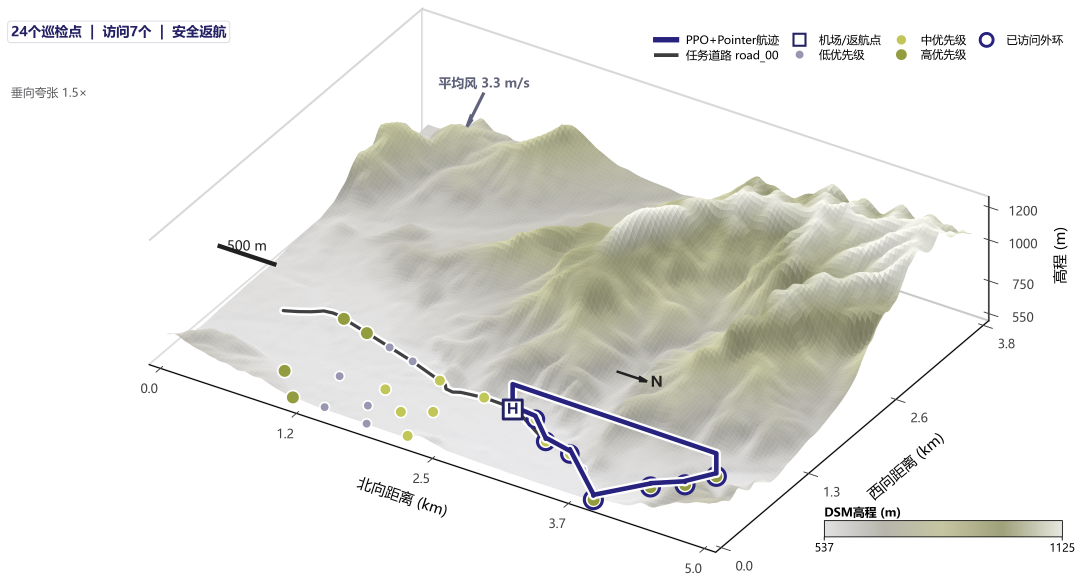
#> input picture paper_runs/multimap_v3_2_14/figures/paper_final/review/figV01_3d_taihang_route_deuteranopia.png, 4322 x 2324 px (shown at 1/4 size)
$ python -i v3_2_14_drones_style_v7.py   (imports and definitions only)
#> lines starting #> are read from the running program, lines starting #| are printed output that depends on the picture; after the words box and inside, x2 and y2 are one past the last pixel; in counts of white or black regions, pixels touching at a corner belong together
"""v3.2.14 冻结结果的 v7 Drones 风格全套科研图。

本脚本只读取已冻结的结果、训练日志和既有可编辑工程；不训练、不评价、
不选择代表任务，也不改变任何统计量。所有可调制图参数集中在本文件顶部。
"""

from __future__ import annotations

import argparse
import hashlib
import json
import math
import shutil
from pathlib import Path
from typing import Callable, Iterable

import matplotlib as mpl
import matplotlib.pyplot as plt
import numpy as np
import pandas as pd
from PIL import Image
from scipy.stats import gaussian_kde


REPO = Path(r"C:\Users\xsp\Desktop\DRL代码")
FIGURES_ROOT = REPO / "paper_runs" / "multimap_v3_2_14" / "figures"
V3 = FIGURES_ROOT / "paper_redraw_multibackend_v3"
V4 = FIGURES_ROOT / "paper_redraw_multibackend_v4_training_corrected"
V6 = FIGURES_ROOT / "paper_redraw_multibackend_v6_learning_curves_dual_evidence"
OUTPUT = FIGURES_ROOT / "paper_redraw_multibackend_v7_drones_style_fullsuite"
EDITABLE_UPSTREAM = REPO / "paper_delivery" / "EAAI_format_translation_v4_2026-08-30" / "figures" / "editable"

# 关键可调参数：修改后会同时影响中英文导出，保证双语版本视觉编码一致。
CORE_COLORS = {"full": "#0072B2", "a2c_pointer": "#E69F00", "traditional_ppo": "#009E73"}
OTHER_COLORS = {
    "priority_resource_greedy": "#6C71C4", "aco": "#CC79A7", "milp": "#333333",
    "no_priority_bias": "#8C564B", "no_domain_randomization": "#7F7F7F",
    "no_resource_shaping": "#BCBD22", "no_return_reserve": "#9467BD",
    "a_star": "#4C78A8", "exact_pareto_dp": "#59A14F", "nearest_feasible": "#F28E2B",
    "ga": "#B279A2", "pso": "#76B7B2", "sa": "#EDC948",
}
COLORS = {**OTHER_COLORS, **CORE_COLORS}
LINESTYLES = {"full": "-", "a2c_pointer": "--", "traditional_ppo": "-."}
MARKERS = {"full": "o", "a2c_pointer": "s", "traditional_ppo": "^"}
MODEL_ORDER = ("full", "a2c_pointer", "traditional_ppo", "priority_resource_greedy", "aco", "milp")
LEARNING_ORDER = (
    "full", "a2c_pointer", "traditional_ppo", "no_priority_bias",
    "no_domain_randomization", "no_resource_shaping", "no_return_reserve",
)
LABELS_ZH = {
    "full": "PPO+Pointer", "a2c_pointer": "A2C+Pointer", "traditional_ppo": "传统PPO",
    "priority_resource_greedy": "优先级-资源贪心", "aco": "ACO", "milp": "MILP",
    "no_priority_bias": "无优先级偏置", "no_domain_randomization": "无域随机化",
    "no_resource_shaping": "无资源塑形", "no_return_reserve": "无返航储备掩码",
    "a_star": "A*", "exact_pareto_dp": "精确Pareto DP", "nearest_feasible": "最近可行",
    "ga": "GA", "pso": "PSO", "sa": "SA",
}
LABELS_EN = {
    "full": "PPO+Pointer", "a2c_pointer": "A2C+Pointer", "traditional_ppo": "Traditional PPO",
    "priority_resource_greedy": "Priority-resource greedy", "aco": "ACO", "milp": "MILP",
    "no_priority_bias": "No priority bias", "no_domain_randomization": "No domain randomization",
    "no_resource_shaping": "No resource shaping", "no_return_reserve": "No return-reserve mask",
    "a_star": "A*", "exact_pareto_dp": "Exact Pareto DP", "nearest_feasible": "Nearest feasible",
    "ga": "GA", "pso": "PSO", "sa": "SA",
}
WIDTH_MM = {fid: 190 for fid in [f"M{i:02d}" for i in range(1, 11)] + [f"S{i:02d}" for i in range(1, 10)] + ["V01", "V02"]}
# [2 lines not run here, left out]
HEIGHT_MM = {
    "M01": 150, "M02": 142, "M03": 104, "M04": 160, "M05": 96,
    "M06": 112, "M07": 116, "M08": 92, "M09": 112, "M10": 112,
    "S01": 116, "S02": 102, "S03": 118, "S04": 94, "S05": 176,
    "S06": 116, "S07": 112, "S08": 108, "S09": 112, "V01": 180, "V02": 150,
}
TICK_PT, AXIS_PT, LEGEND_PT = 8.0, 9.0, 8.0
AXIS_LW, GRID_LW, MAIN_LW, SEED_LW = 0.8, 0.5, 1.45, 0.6
PAD_MM, PNG_DPI = 1.5, 600
TIFF_1000_IDS = {"M02", "M03", "M04", "M05", "M06", "M07", "M08", "M10", "S01", "S02", "S03", "S06", "S07", "S09"}
ORIGIN_IDS = {"M02", "M03", "M04", "M05", "M07", "M08", "M10", "S02", "S03", "S07"}
PYTHON_IDS = {"M01", "M06", "M09", "S01", "S04", "S05", "S06", "S08", "S09", "V01"}
ALL_IDS = [f"M{i:02d}" for i in range(1, 11)] + [f"S{i:02d}" for i in range(1, 10)] + ["V01", "V02"]


CAPTIONS_EN = {
    "M01": "Map-level distributions of priority-weighted coverage in unseen synthetic maps and real DSM maps. Half-eye densities, individual maps, and medians preserve the map as the independent unit.",
    "M02": "Paired map-level percentage-point differences between PPO+Pointer and three comparators under known domain shift and hidden model/perception mismatch. Points are estimates and lines are uncertainty intervals.",
    "M03": "Priority-stratum coverage for PPO+Pointer and the no-priority-bias ablation. Connecting segments represent paired strata rather than independent samples.",
    "M04": "Budget utilization of safe routes, with raw medians and safety shares retained in the row labels.",
    "M05": "Empirical cumulative distributions of online planning time across frozen evaluation tasks.",
    "M06": "External fixed-validation learning curves for safe weighted coverage on 108 tasks. Pale lines are five independent training seeds; bold lines and bands are the seed median and IQR at each checkpoint.",
    "M07": "Training stability and sample-efficiency dimensions in the common D7 interaction window. Points show medians and horizontal intervals show seed-level IQRs.",
    "M08": "Map-level task-effectiveness estimates and uncertainty intervals in unseen synthetic and real DSM domains.",
    "M09": "Retention of safe weighted coverage under known and hidden robustness perturbations.",
    "M10": "Paired ablation effects on safe weighted coverage. Positive values favor PPO+Pointer; stars indicate Holm-adjusted significance.",
    "S01": "Performance profiles of task-level regret relative to the best safe weighted coverage achieved on the same task.",
    "S02": "Task effectiveness versus P95 online planning time in unseen synthetic and real DSM domains.",
    "S03": "Oracle-regret ranges and planning-time annotations for classical search and optimization methods.",
    "S04": "Scenario-stratified training-batch performance for the three core learned models.",
    "S05": "Direction-aligned safety diagnostics under known and hidden perturbations; larger values are uniformly better.",
    "S06": "Training-batch priority-weighted coverage for seven models. Lines and bands are seed medians and IQRs; this is training evidence, not external validation.",
    "S07": "Normalized D1-D7 dimensions and the post-hoc, weight-dependent composite score.",
    "S08": "Sensitivity of PPO+Pointer first-place share to the operational floor and the combined D6+D7 training weight.",
    "S09": "Training-return dynamics for the three core learned models. Each observation is the mean episode return of one 16-episode training batch; pale lines are independent seeds and bold lines/bands are the seed median/IQR without temporal smoothing.",
    "V01": "Descriptive route comparison on the frozen representative synthetic task; the task was not selected by outcome.",
    "V02": "Descriptive three-dimensional route comparison on the frozen representative real-DSM task; the task was not selected by outcome.",
}
CAPTIONS_ZH = {
    "M01": "未见合成地图与真实DSM地图上优先级加权覆盖率的地图级分布。半眼密度、地图散点和中位线均以地图为独立单位。",
    "M02": "在已知域偏移及隐藏模型/感知错配下，PPO+Pointer相对三种比较算法的地图级配对百分点差异。点为估计值，线为不确定性区间。",
    "M03": "PPO+Pointer与无优先级偏置消融的分优先级覆盖率；连接线表示同一分层的配对比较。",
    "M04": "安全路线的预算利用率；行标签同时保留原始中位数与安全路线占比。",
    "M05": "冻结评价任务上在线规划时间的经验累积分布。",
    "M06": "固定108任务外部验证的安全加权覆盖率学习曲线。淡线为5个独立训练种子，粗线与阴影为各检查点的种子中位数和四分位距。",
    "M07": "D7公共交互窗口内的训练稳定性与样本效率维度。点为种子中位数，横线为种子四分位距。",
    "M08": "未见合成与真实DSM域上的地图级任务效能估计及不确定性区间。",
    "M09": "已知与隐藏鲁棒性扰动下安全加权覆盖率的保持率。",
    "M10": "安全加权覆盖率的配对消融效应。正值支持PPO+Pointer，星号表示Holm校正后显著。",
    "S01": "相对同任务最佳安全加权覆盖率的任务级regret性能剖面。",
    "S02": "未见合成与真实DSM域上的任务效能与P95在线规划时间权衡。",
    "S03": "经典搜索与优化方法的Oracle regret区间及规划时间标注。",
    "S04": "三个核心学习模型的训练批次场景分层表现。",
    "S05": "已知与隐藏扰动下的统一方向安全诊断；所有单元格均为越大越优。",
    "S06": "七模型训练批次优先级加权覆盖率。线和阴影为种子中位数与四分位距；本图是训练证据而非外部验证。",
    "S07": "归一化D1-D7维度及事后、权重依赖的综合得分。",
    "S08": "PPO+Pointer第一名占比对运行区间下限及D6+D7训练权重的敏感性。",
    "S09": "三个核心学习模型的训练回报动态。每个观测是16回合训练批次的平均episode return；淡线为独立种子，粗线和阴影为种子中位数与四分位距，未做时间平滑。",
    "V01": "冻结代表性合成任务上的描述性路线比较；该任务未按结果选择。",
    "V02": "冻结代表性真实DSM任务上的描述性三维路线比较；该任务未按结果选择。",
}


# [6 lines left out: function sha256, not called in this run]


def labels(language: str) -> dict[str, str]:
    return LABELS_EN if language == "en" else LABELS_ZH


# [10 lines left out: function configure, not called in this run]


def mm(width: float, height: float) -> tuple[float, float]:
    return width / 25.4, height / 25.4


def make_figure(fid: str, language: str) -> tuple[plt.Figure, plt.Axes]:
    configure(language)
    return plt.subplots(figsize=mm(WIDTH_MM[fid], HEIGHT_MM[fid]))


# [90 lines left out: functions finish_axis, legend_top, translated_domain, build_s09, prepare_sources, not called in this run]


def read_source(fid: str) -> pd.DataFrame:
    return pd.read_csv(OUTPUT / "source_data" / f"{fid}_source_data.csv")


# [96 lines left out: functions plot_m01, plot_m02, plot_m03, plot_m04, plot_m05, plot_learning, not called in this run]


def plot_m06(frame: pd.DataFrame, language: str) -> plt.Figure:
    return plot_learning(frame,"M06",language,"safe_weighted_coverage",CORE_COLORS,True)


# [112 lines left out: functions plot_m07, plot_m08, heatmap, plot_m09, plot_m10, plot_s01 and 4 more, not called in this run]


def plot_s06(frame: pd.DataFrame, language: str) -> plt.Figure:
    return plot_learning(frame,"S06",language,"mean_weighted_coverage",LEARNING_ORDER,False)


# [18 lines left out: functions plot_s07, plot_s08, not called in this run]


def plot_s09(frame: pd.DataFrame, language: str) -> plt.Figure:
    return plot_learning(frame,"S09",language,"mean_return",CORE_COLORS,True)


# [13 lines left out: function plot_v01, not called in this run]


PLOTTERS: dict[str, Callable[[pd.DataFrame, str], plt.Figure]] = {
    "M01":plot_m01,"M02":plot_m02,"M03":plot_m03,"M04":plot_m04,"M05":plot_m05,
    "M06":plot_m06,"M07":plot_m07,"M08":plot_m08,"M09":plot_m09,"M10":plot_m10,
    "S01":plot_s01,"S02":plot_s02,"S03":plot_s03,"S04":plot_s04,"S05":plot_s05,
    "S06":plot_s06,"S07":plot_s07,"S08":plot_s08,"S09":plot_s09,"V01":plot_v01,
}


def tier(fid: str) -> str:
    return "main" if fid.startswith("M") else ("supplementary" if fid.startswith("S") else "visual")


# [35 lines left out: functions fit_outer_margins, save_figure, write_figure_metadata, not called in this run]


def normalize_spatial_raster(path: Path, dpi: int = 600, target_width_mm: float = 190.0) -> float:
    """裁掉三维渲染器固有外白边并保持1.5 mm安全边距，再归一到190 mm宽。"""
#> called with dpi = 600, target_width_mm = 190
    with Image.open(path) as opened:
#> opened is the input picture: PIL image 4322x2324 RGB; mean R, G, B 232.9, 232.7, 229.5
        image=opened.convert("RGB"); array=np.asarray(image); mask=np.any(array<250,axis=2)
#> after `mask = np.any(array < 250, axis=2)`:
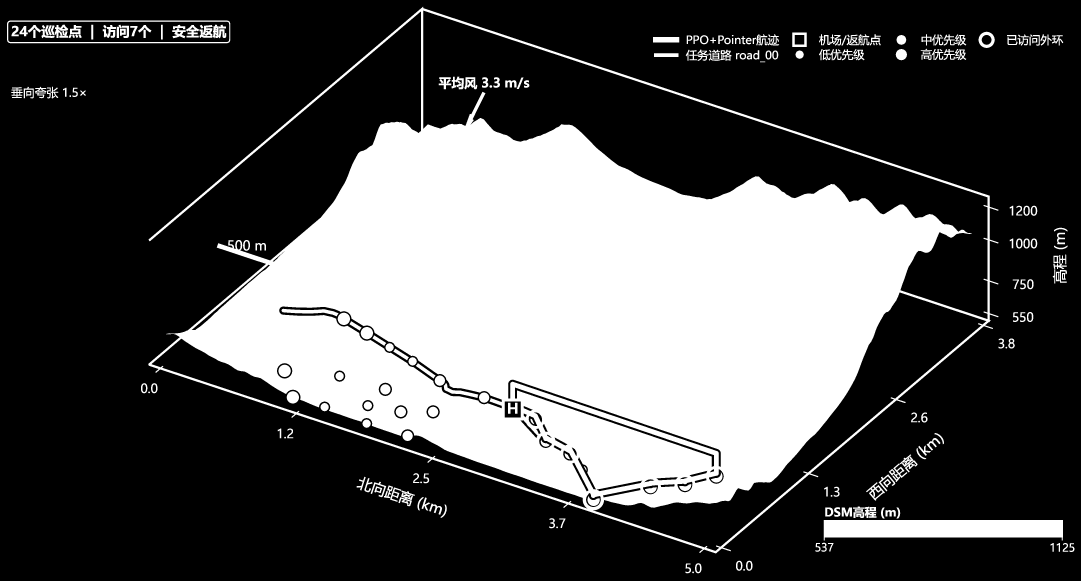
#> mask: shape (2324, 4322) bool (shown at 1/4 size); 31.6% white; 260 white regions (3 under 20 px), largest, box (x1, y1, x2, y2) and area: (593, 27, 3994, 2214) 2947770, (3295, 2080, 4252, 2162) 67086, (28, 82, 921, 173) 9576
        rows,cols=np.where(mask)
        if not len(rows): raise RuntimeError(f"空间图为空: {path}")
        pad=round(PAD_MM/25.4*dpi); left=max(0,int(cols.min())-pad); right=min(image.width,int(cols.max())+1+pad)
#> after `left = max(0, int(cols.min()) - pad)`: left = 0
#> after `right = min(image.width, int(cols.max()) + 1 + pad)`: right = 4322
        top=max(0,int(rows.min())-pad); bottom=min(image.height,int(rows.max())+1+pad)
#> after `top = max(0, int(rows.min()) - pad)`: top = 0
#> after `bottom = min(image.height, int(rows.max()) + 1 + pad)`: bottom = 2324
        cropped=image.crop((left,top,right,bottom)); target_width=round(target_width_mm/25.4*dpi)
        target_height=round(cropped.height*target_width/cropped.width)
        resized=cropped.resize((target_width,target_height),Image.Resampling.LANCZOS)
#> (the run stopped early here; a loop or call above may not have finished)

$ run again, on paper_runs/multimap_v3_2_14/figures/paper_redraw_multibackend_v3/main/M04_能耗、航程与总任务时间.png
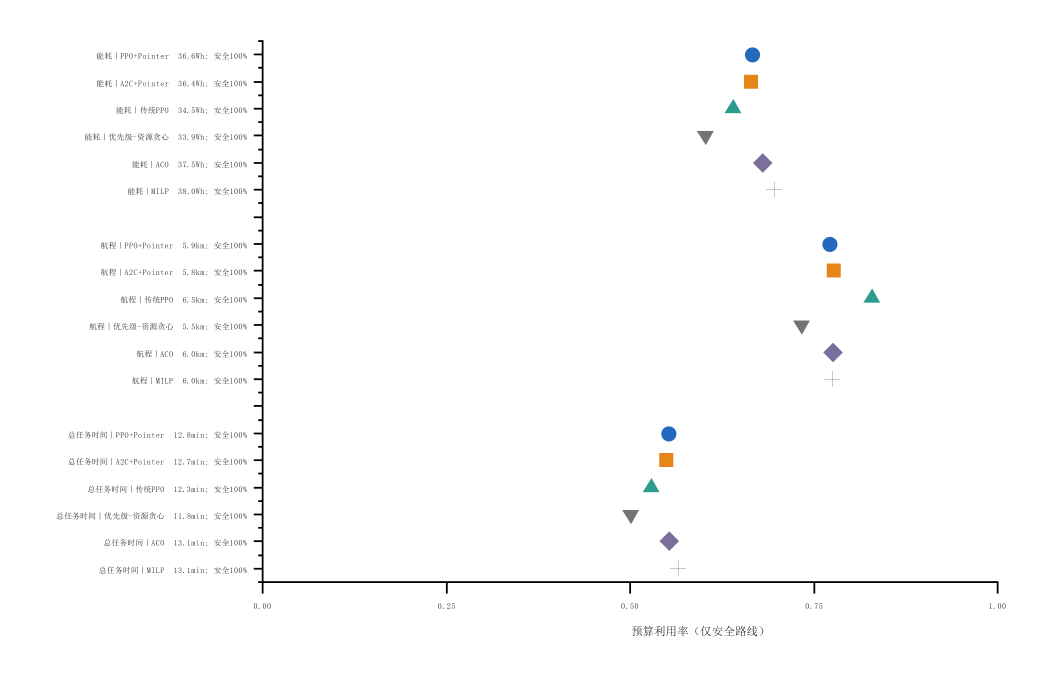
#> input picture paper_runs/multimap_v3_2_14/figures/paper_redraw_multibackend_v3/main/M04_能耗、航程与总任务时间.png, 4200 x 2705 px (shown at 1/4 size)
#> in normalize_spatial_raster, opened is the input picture: PIL image 4200x2705 RGB; mean R, G, B 252.6, 252.6, 252.6
#> in normalize_spatial_raster, `mask = np.any(array < 250, axis=2)`:
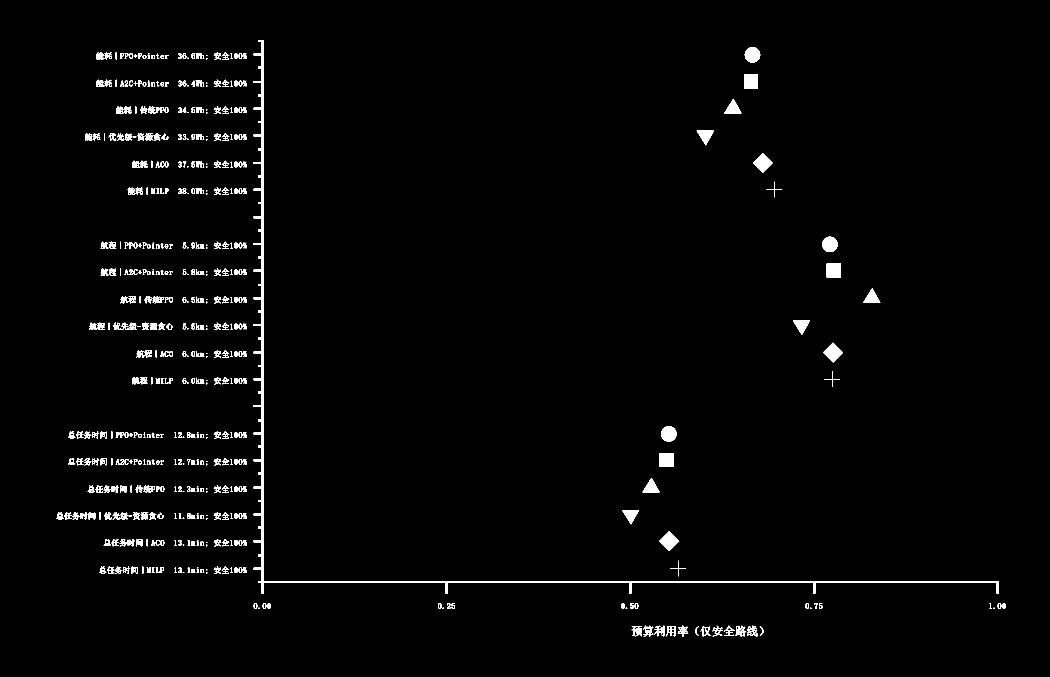
#> mask: shape (2705, 4200) bool (shown at 1/4 size); 1.5% white; 589 white regions (30 under 20 px), largest, box (x1, y1, x2, y2) and area: (1015, 160, 3995, 2375) 50196, (2638, 2125, 2717, 2204) 3199, (3293, 1371, 3372, 1450) 3160
#> left = 191
#> right = 4058
#> top = 125
#> bottom = 2581
#> in normalize_spatial_raster, `cropped = image.crop((left, top, right, bottom))`:
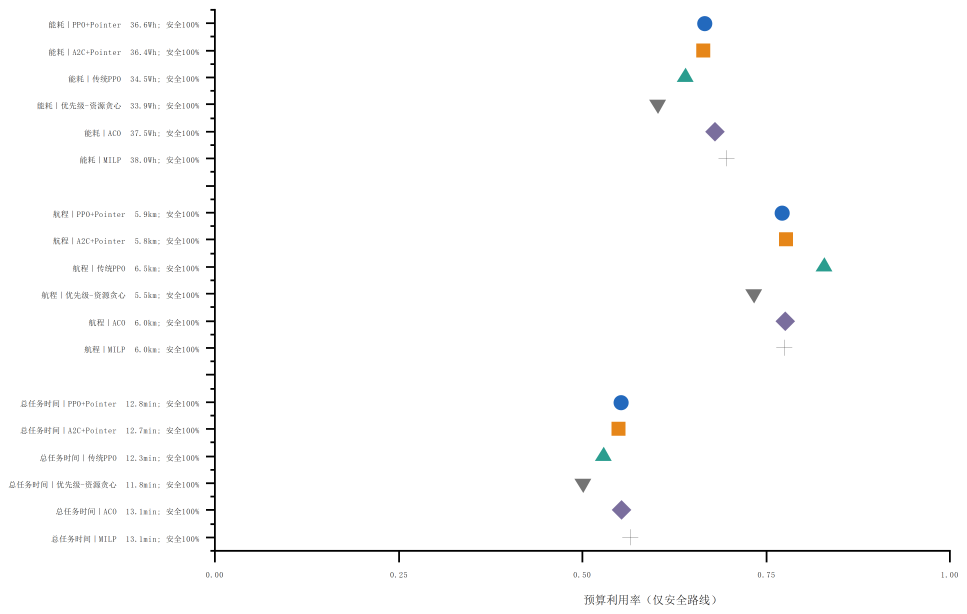
#> cropped: PIL image 3867x2456 RGB (shown at 1/4 size); mean R, G, B 252.1, 252.2, 252.2
